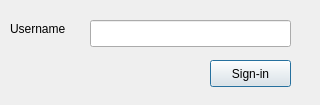
<?xml version="1.0" encoding="UTF-8"?>
<ui version="4.0">
 <class>userDialog</class>
 <widget class="QDialog" name="userDialog">
  <property name="geometry">
   <rect>
    <x>0</x>
    <y>0</y>
    <width>320</width>
    <height>105</height>
   </rect>
  </property>
  <property name="windowTitle">
   <string>Username</string>
  </property>
  <widget class="QLabel" name="username_label">
   <property name="geometry">
    <rect>
     <x>10</x>
     <y>20</y>
     <width>81</width>
     <height>17</height>
    </rect>
   </property>
   <property name="text">
    <string>Username</string>
   </property>
  </widget>
  <widget class="QLineEdit" name="username_lineEdit">
   <property name="geometry">
    <rect>
     <x>90</x>
     <y>20</y>
     <width>201</width>
     <height>27</height>
    </rect>
   </property>
  </widget>
  <widget class="QPushButton" name="signin_button">
   <property name="geometry">
    <rect>
     <x>210</x>
     <y>60</y>
     <width>81</width>
     <height>27</height>
    </rect>
   </property>
   <property name="text">
    <string>Sign-in</string>
   </property>
  </widget>
 </widget>
 <resources/>
 <connections/>
</ui>
